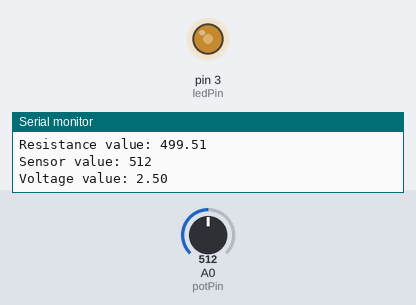
This sketch was run on a simulated Arduino Uno, built with avr-gcc and run on an emulated ATmega328P. Parts: output pins drawn as LEDs (lit = HIGH), the last lines printed to the serial monitor. The test bench sets the inputs (shaded band); at power-on: A0 (potPin) = 512.

Above: at 1.2 s.
1.3 s: A0 (potPin) set to 104
At 1.8 s:
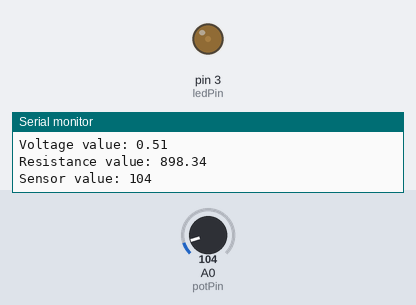
2.8 s: A0 (potPin) set to 94
At 3.2 s:
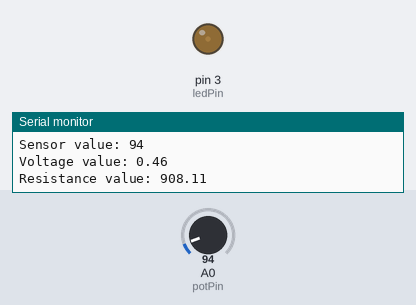
5.8 s: A0 (potPin) set to 0
At 7.0 s:
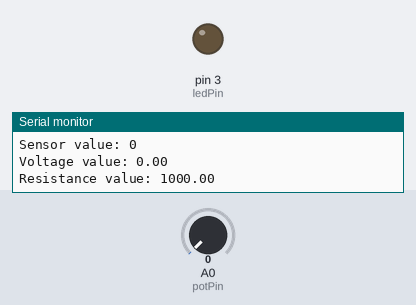
7.3 s: A0 (potPin) set to 716
At 7.8 s:
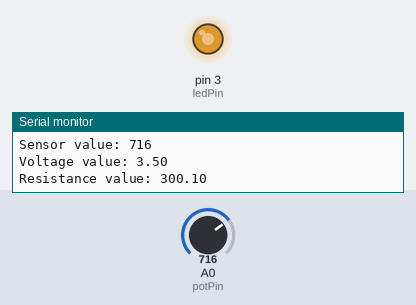
8.9 s: A0 (potPin) set to 902
At 9.4 s:
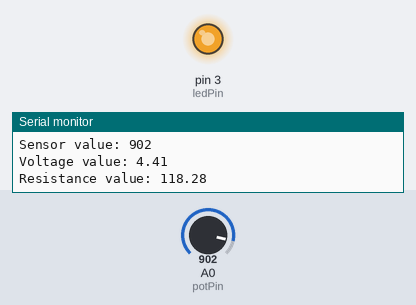
10.4 s: A0 (potPin) set to 938
At 10.9 s:
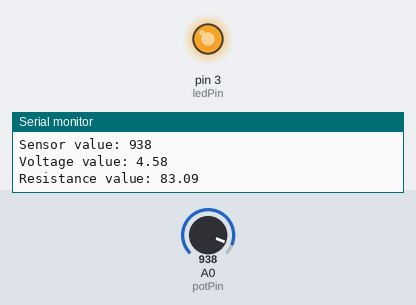
Timing chart, 0 to 13.0 s (numbered marks = the images above; inputs shaded):
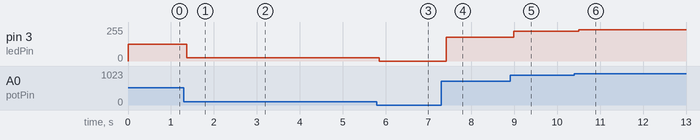

Measured:
- after the input at 1.3 s, pin 3 (ledPin): 127/255 → 25/255 after 0.07 s
- after the input at 2.8 s, pin 3 (ledPin): 25/255 → 23/255 after 0.08 s
- after the input at 5.8 s, pin 3 (ledPin): 23/255 → 0/255 after 0.06 s
- after the input at 7.3 s, pin 3 (ledPin): 0/255 → 178/255 after 0.11 s
- after the input at 8.9 s, pin 3 (ledPin): 178/255 → 224/255 after 0.09 s
- after the input at 10.4 s, pin 3 (ledPin): 224/255 → 233/255 after 0.10 s

The sketch:

nano_analog_read_write.ino
```cpp
/*
Fades LED connected to PWM output pin 3 basing on the position of the potentiometer.

 - Reads input value from analog pin A0 connected to center pin of a potentiometer by using function analogRead().
 - analogRead() converts analog input value into digital level value in range [0, 1023].
 - Outer pins of potentiometer are connected to 5V and GND pins accordingly.
 - Received input value is converted into corresponding value in the range [0, 255] which is
   accepted by analogWrite() function by using map() function.
- analogWrite() outputs the value to PWM pin 3 connected to LED.
*/
int potPin = A0;
int ledPin = 3;
float potOhms = 1000;

void setup() {
  Serial.begin(9600);
}

void loop() {
  int potValue = analogRead(potPin);
  float voltage = potValue * (5.0 / 1023.0);
  float resistance =  potOhms - potValue * (potOhms / 1023.0);
  Serial.print("Sensor value: ");
  Serial.println(potValue);
  Serial.print("Voltage value: ");
  Serial.println(voltage);
  Serial.print("Resistance value: ");
  Serial.println(resistance);
  int led_brightness = map(potValue, 0, 1024, 0, 255);
  analogWrite(ledPin, led_brightness);
  delay(10);
}
```
